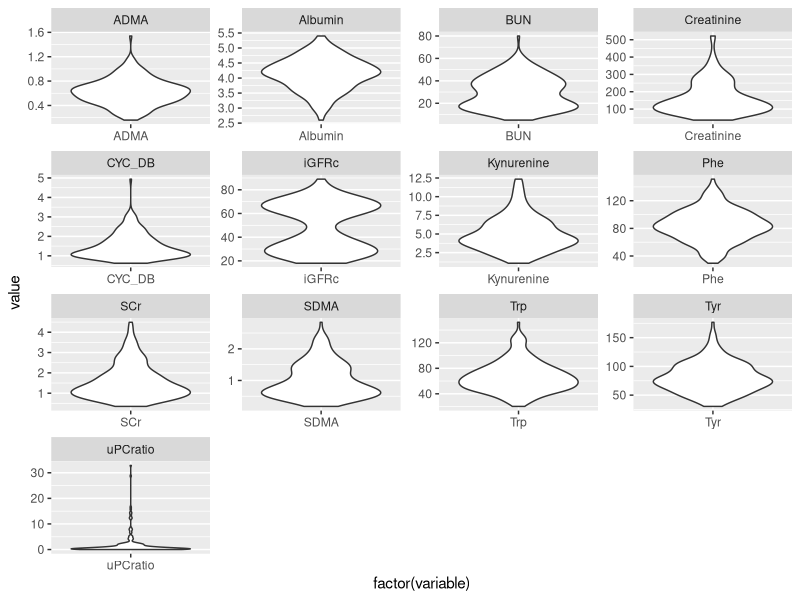
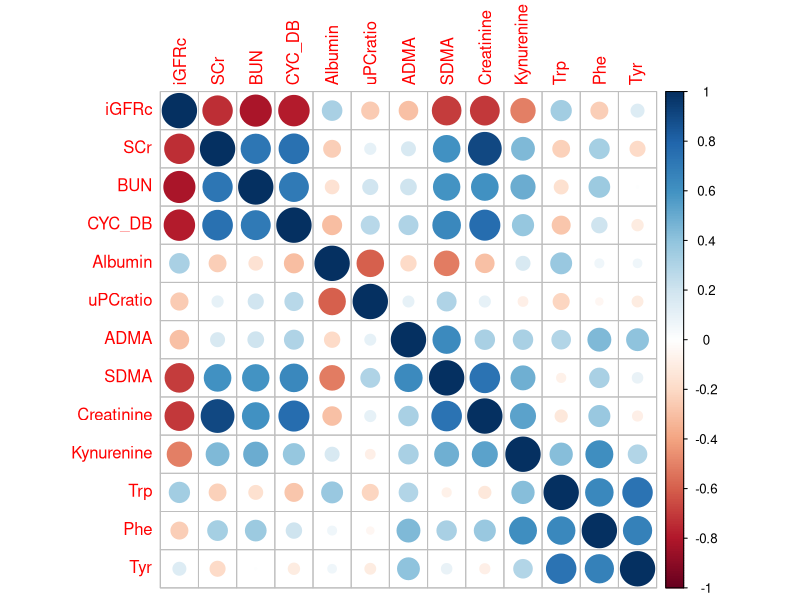
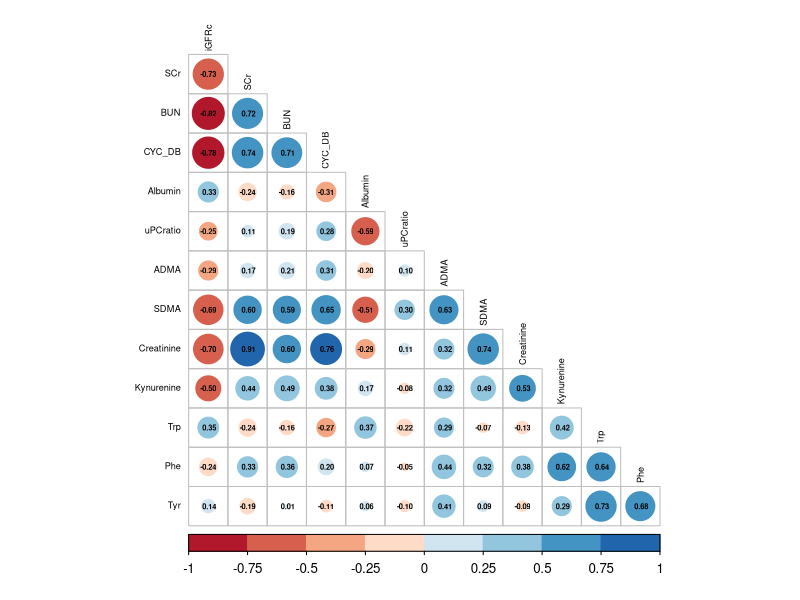
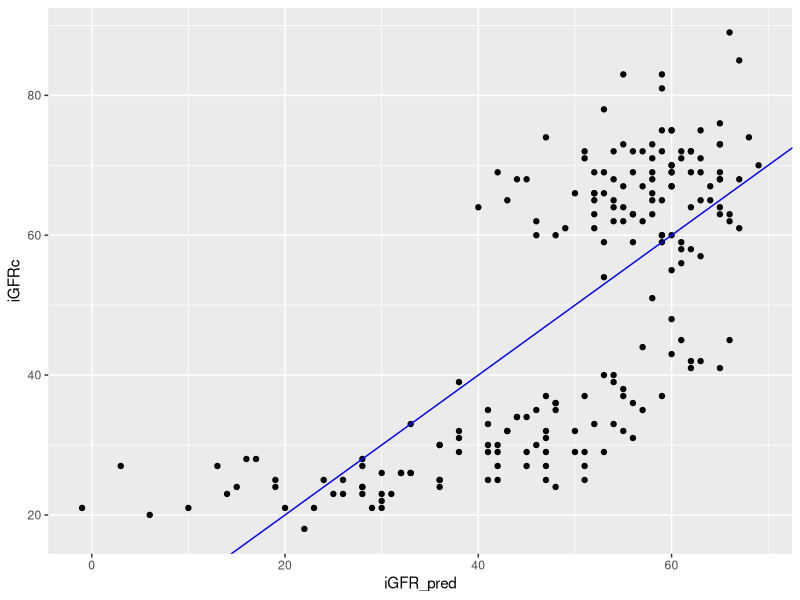
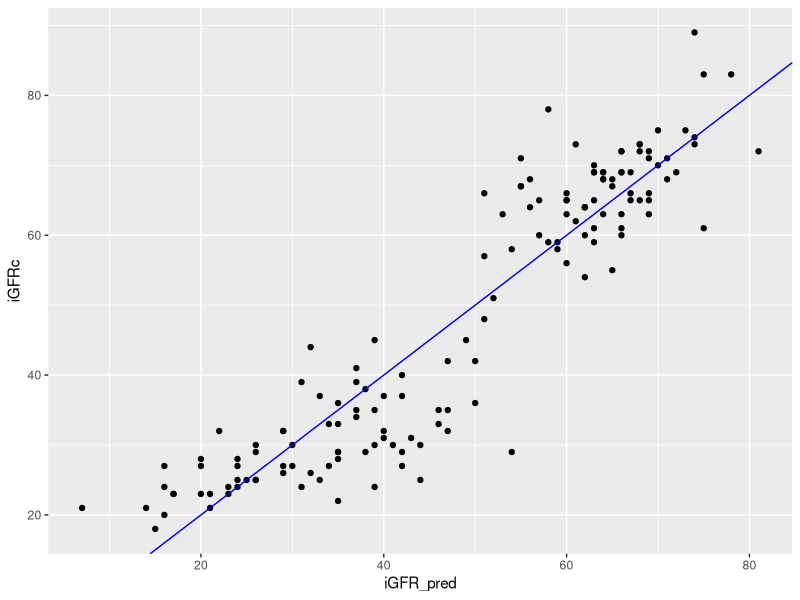
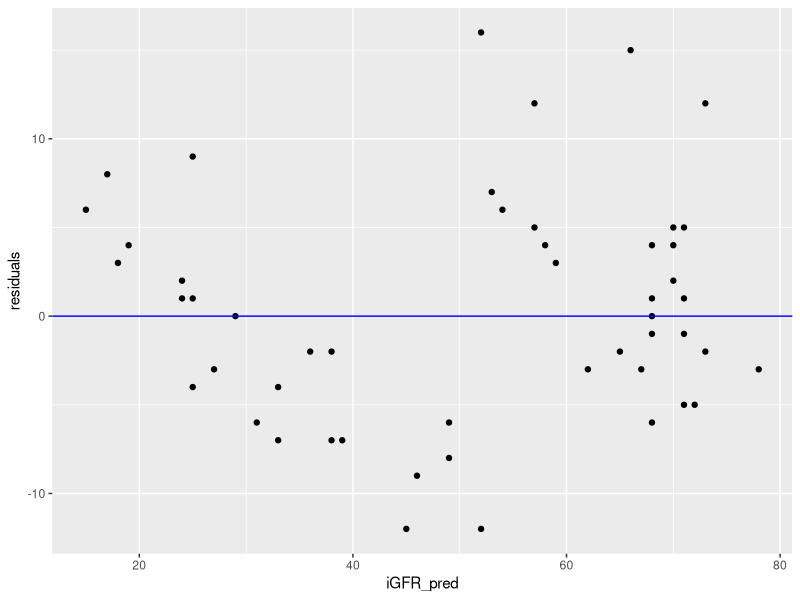
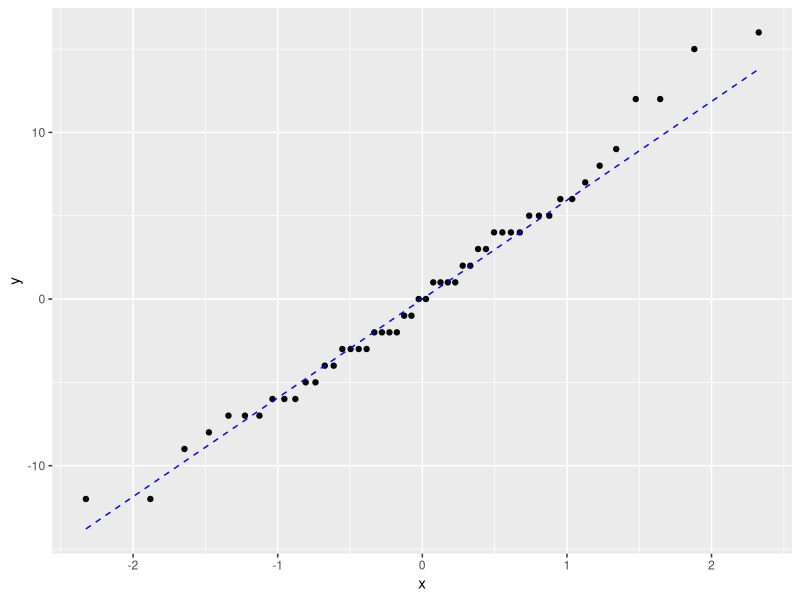
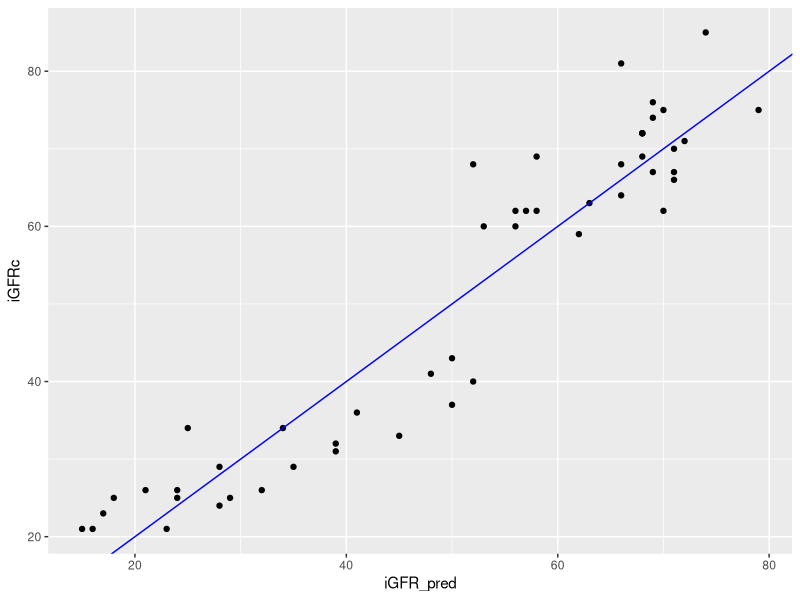

Here is the R script that generated these plots, in order:
## ---- chunk 1
knitr::opts_chunk$set(echo = TRUE)
library(tidyverse)
library(corrplot)
library(RColorBrewer)
library(broom)
library(Metrics)
library(car)

## ---- chunk 2
#load in CKD_data.csv and CKD_GFR.csv
data <- read_csv("data/CKD_data.csv")
glimpse(data)

GFR <- read_csv("data/CKD_GFR.csv")
glimpse(GFR)

#join by ID, convert ID to factor
ckd <- left_join(GFR, data, by = "id") %>%
        mutate(id = factor(id))
glimpse(ckd)

#how many subjects do we have? how many variables?
## ---- chunk 3
summary(ckd)
## ---- chunk 4
meltData <- gather(ckd[2:14], variable, value)

ggplot(meltData, aes(factor(variable), value)) +
  geom_violin() + facet_wrap(~variable, scale="free")
## ---- chunk 5
cors <- ckd %>% 
        select(-id) %>%
        cor(use = 'pairwise.complete.obs')

corrplot(cors) #default, but can we improve the information display? customize using available arguments -- see help for what's possible

corrplot(cors, type="lower", method="circle", addCoef.col="black", 
         number.cex=0.45, tl.cex = 0.55, tl.col = "black",
         col=brewer.pal(n=8, name="RdBu"), diag=FALSE)

#corrplot.mixed(cors) #instead of above, can also try a different function from package
## ---- chunk 6
#fit the linear model
# lm(formula = ___, data = ___)
slr.fit <- lm(iGFRc ~ SCr, ckd)

#print the model
slr.fit

#what is the equation of our model? Does this make sense to you?
## ---- chunk 7
#view a summary of the model
summary(slr.fit)

#extract information
coef(slr.fit)

## ---- chunk 8
tidy(slr.fit)
# aha!
## ---- chunk 9
head(augment(slr.fit))

#if you want to add the fit-related columns to the entire data frame, specify the data frame
head(augment(slr.fit, ckd))
## ---- chunk 10
glance(slr.fit)
## ---- chunk 11
ckd <- ckd %>%
        mutate(iGFR_pred = round(predict(slr.fit, ckd),0))
## ---- chunk 12
comp <- cbind(round(slr.fit$fitted.values,0), ckd$iGFR_pred)
head(comp)
## ---- chunk 13
# Make a plot to compare predictions to actual (prediction on x axis). 
ggplot(ckd, aes(x = iGFR_pred, y = iGFRc)) + 
  geom_point() +
  geom_abline(color = "blue")

## ---- chunk 14
#reload data to remove SLR predictions
data <- read_csv("data/CKD_data.csv")
GFR <- read_csv("data/CKD_GFR.csv")
#join by ID, convert ID to factor
ckd <- left_join(GFR, data, by = "id") %>%
        mutate(id = factor(id))

# sample(x, size, replace = FALSE, prob = NULL)
set.seed(622) #so we all get same random numbers
train <- sample(nrow(ckd), nrow(ckd) * 0.75)
test <- -train

ckd_train <- ckd[train, ] %>%
              select(-id)
ckd_test <- ckd[test, ] %>%
              select(-id)

# alternatively, two dplyr versions that only work on tibbles: 
# sample_n(tbl, size, replace = FALSE, weight = NULL, .env = NULL)
# sample_frac(tbl, size = 1, replace = FALSE, weight = NULL,
#   .env = NULL)
## ---- chunk 15
#fit the model
mod.full <- lm(iGFRc ~ ., data = ckd_train)

#check out the model info
glance(mod.full)

tidy(mod.full) %>%
    arrange(p.value)

#add the predicted values to the train set
ckd_train <- ckd_train %>%
              mutate(iGFR_pred = round(augment(mod.full)$.fitted,0))
## ---- chunk 16
ggplot(ckd_train, aes(x = iGFR_pred, y = iGFRc)) + 
  geom_point() +
  geom_abline(color = "blue")

## ---- chunk 17
ckd_test <- ckd_test %>%
              mutate(iGFR_pred = round(predict(mod.full, ckd_test),0))
## ---- chunk 18
# Make a residual plot (prediction on x axis). 
ckd_test <- ckd_test %>%
        mutate(residuals = iGFRc - iGFR_pred)

ggplot(ckd_test, aes(x = iGFR_pred, y = residuals)) + 
  geom_point() +
  geom_hline(yintercept = 0, color = "blue")

# Make a QQ plot of the residuals
ggplot(ckd_test, aes(sample = residuals)) + 
  stat_qq() + stat_qq_line(linetype = 2, color = "blue")

# alternatively can visually assess normality via histogram of residuals
# ggplot(ckd_test, aes(residuals)) +
#   geom_histogram()
## ---- chunk 19
# rmse(actual, predicted)
rmse(ckd_train$iGFRc, mod.full$fitted.values) #7.04
rmse(ckd_test$iGFRc, ckd_test$iGFR_pred) #8.10

# mape(actual, predicted)
mape(ckd_train$iGFRc, mod.full$fitted.values) #0.13 or 13%
mape(ckd_test$iGFRc, ckd_test$iGFR_pred) #0.16 or 16%
## ---- chunk 20
vif(mod.full)
## ---- chunk 21
#sort the variables by the p value of their coefficients
tidy(mod.full) %>%
    arrange(p.value)

#if we select the 'most' significant variables with pvalues ~ 0.05:
# Trp, Kynurenine, BUN, CYC_DB, Phe, ADMA

## ---- chunk 22
#reload data to remove full model predictions
data <- read_csv("data/CKD_data.csv")
GFR <- read_csv("data/CKD_GFR.csv")
#join by ID, convert ID to factor
ckd <- left_join(GFR, data, by = "id") %>%
        mutate(id = factor(id))

# sample(x, size, replace = FALSE, prob = NULL)
set.seed(622) #so we all get same random numbers
train <- sample(nrow(ckd), nrow(ckd) * 0.75)
test <- -train

ckd_train <- ckd[train, ] %>%
              select(-id)
ckd_test <- ckd[test, ] %>%
              select(-id)
## ---- chunk 23
# results from exercise needed for future code chunks
mod2 <- lm(iGFRc ~ Trp + Kynurenine + BUN + CYC_DB 
               + Phe + ADMA, data = ckd_train)
glance(mod2)
tidy(mod2) %>%
    arrange(p.value)
## ---- chunk 24
#predict values for test set and add as new column, iGFR_pred
ckd_test <- ckd_test %>%
              mutate(iGFR_pred = round(predict(mod2, ckd_test),0))


#plot actual vs predicted for test set
ggplot(ckd_test, aes(x = iGFR_pred, y = iGFRc)) + 
  geom_point() +
  geom_abline(color = "blue")

# Make a residual plot (prediction on x axis). 
ckd_test <- ckd_test %>%
        mutate(residuals = iGFRc - iGFR_pred)

ggplot(ckd_test, aes(x = iGFR_pred, y = residuals)) + 
  geom_point() +
  geom_hline(yintercept = 0, color = "blue")

# QQ plot of the residuals
ggplot(ckd_test, aes(sample = residuals)) + 
  stat_qq() + stat_qq_line(linetype = 2, color = "blue")

#calculate test set error
rmse(ckd_test$iGFRc, ckd_test$iGFR_pred) #7.92
mape(ckd_test$iGFRc, ckd_test$iGFR_pred) #0.16 or 16%
